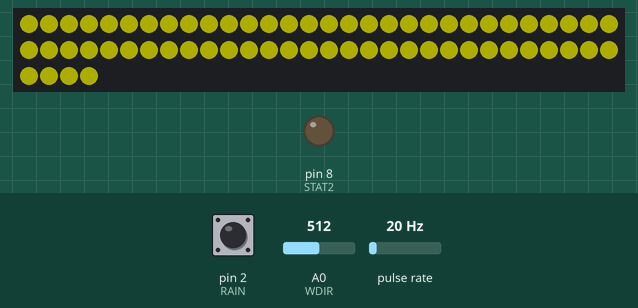
Bench run of a sketch on a simulated Arduino Uno, built with avr-gcc and run on an emulated ATmega328P. On the bench: 64 RGB LEDs in strip order, left to right, continuing on the next row, output pins drawn as LEDs (lit = HIGH). Wiring (inferred from the names in the program): pulse sensor: data pin 3. The inputs (shaded band) are chosen by the test bench; at power-on: pin 2 (RAIN) HIGH, A0 (WDIR) = 512, pulse rate 20 Hz. Dim RGB values are drawn brighter than linear; pins used as bus, display or sensor lines are not drawn; what the sketch prints to the serial monitor is not drawn.

Above: at 0.1 s.

The sketch:

firmwareStationV3.ino
```cpp
#include <Adafruit_NeoPixel.h>

#define LED_PIN    6
#define LED_COUNT 64

#define SERIAL_BUFFER_SIZE 256

Adafruit_NeoPixel strip(LED_COUNT, LED_PIN, NEO_GRB + NEO_KHZ800);

//DATAS-------------------------------------------------------------------
int temperature;
int pressure;
int altitude;
int humidity;

uint8_t inBuffer [LED_COUNT * 3 + 1];
boolean isBufferValide = false;

void setup() {
  Serial.begin(115200);

  Serial.println("bme > START");
  initBME280();
  Serial.println("bme > OK");

  Serial.println("weather start");
  initWeatherShield();
  Serial.println("weather > OK");
  // put your setup code here, to run once:
  strip.begin();           // INITIALIZE NeoPixel strip object (REQUIRED)
  strip.show();            // Turn OFF all pixels ASAP
  strip.setBrightness(50); // Set BRIGHTNESS to about 1/5 (max = 255)

  int index = 0;
  for (int c = 1; c < (LED_COUNT * 3) + 1; c += 3) {
    strip.setPixelColor(index, strip.Color(255, 255, 0));
    index++;
  }
  strip.show();
  Serial.println("ready");
}

void loop() {
  // put your main code here, to run repeatedly:
  //phare();
  if (isBufferValide) {
    updateLed(inBuffer);
    isBufferValide = false;
  }


  //runBME();
  runWeather();
}

void serialEvent() {
  if (Serial.available()) {
    Serial.readBytes(inBuffer, LED_COUNT * 3 + 1);
    if (inBuffer[0] == 0x01) {
      isBufferValide = true;
    }
  }
}

void updateLed(uint8_t * buff) {
  int index = 0;
  for (int c = 1; c < (LED_COUNT * 3) + 1; c += 3) {
    strip.setPixelColor(index, strip.Color(*(buff + c), *(buff + c + 1), *(buff + c + 2)));
    index++;
  }
  strip.show();
  //Serial.write(buff,(LED_COUNT * 3)+1);
}
```

BME280.ino
```cpp
#include <Wire.h>
#include <SPI.h>
#include <Adafruit_Sensor.h>
#include <Adafruit_BME280.h>

#define BME_SCK 8
#define BME_MISO 9
#define BME_MOSI 10
#define BME_CS 11

#define SEALEVELPRESSURE_HPA (1013.25)

Adafruit_BME280 bme(BME_CS, BME_MOSI, BME_MISO, BME_SCK); // software SPI

unsigned long delayTime;

void initBME280() {
  Serial.println(F("BME280 test"));

  unsigned status;

  // default settings
  // (you can also pass in a Wire library object like &Wire2)
  status = bme.begin();
  if (!status) {
    Serial.println("Could not find a valid BME280 sensor, check wiring, address, sensor ID!");
    Serial.print("SensorID was: 0x"); Serial.println(bme.sensorID(), 16);
    Serial.print("        ID of 0xFF probably means a bad address, a BMP 180 or BMP 085\n");
    Serial.print("   ID of 0x56-0x58 represents a BMP 280,\n");
    Serial.print("        ID of 0x60 represents a BME 280.\n");
    Serial.print("        ID of 0x61 represents a BME 680.\n");
    while (1);
  }

  Serial.println("-- Default Test --");
  delayTime = 1000;

  Serial.println();
}

void runBME() {
  temperature = bme.readTemperature();
  pressure = bme.readPressure() / 100.0F;
  altitude = bme.readAltitude(SEALEVELPRESSURE_HPA);
  humidity = bme.readHumidity();
}

void printValuesBME_DEBUG() {
  Serial.print("Temperature = ");
  Serial.print(bme.readTemperature());
  Serial.println(" *C");

  Serial.print("Pressure = ");

  Serial.print(bme.readPressure() / 100.0F);
  Serial.println(" hPa");

  Serial.print("Approx. Altitude = ");
  Serial.print(bme.readAltitude(SEALEVELPRESSURE_HPA));
  Serial.println(" m");

  Serial.print("Humidity = ");
  Serial.print(bme.readHumidity());
  Serial.println(" %");

  Serial.println();
}

void printValuesBME() {
  Serial.print(temperature);
  Serial.print("|");
  Serial.print(pressure);
  Serial.print("|");
  Serial.print(altitude);
  Serial.print("|");
  Serial.print(humidity);
}
```

weatherShield.ino
```cpp
//Hardware pin definitions
//-=-=-=-=-=-=-=-=-=-=-=-=-=-=-=-=-=-=-=-=-=-=-=-=-=-=-=-=
// digital I/O pins
const byte WSPEED = 3;
const byte RAIN = 2;
const byte STAT1 = 7;
const byte STAT2 = 8;

// analog I/O pins
const byte REFERENCE_3V3 = A3;
const byte LIGHT = A1;
const byte BATT = A2;
const byte WDIR = A0;
//-=-=-=-=-=-=-=-=-=-=-=-=-=-=-=-=-=-=-=-=-=-=-=-=-=-=-=-=

//Global Variables
//-=-=-=-=-=-=-=-=-=-=-=-=-=-=-=-=-=-=-=-=-=-=-=-=-=-=-=-=
long lastSecond; //The millis counter to see when a second rolls by
byte seconds; //When it hits 60, increase the current minute
byte seconds_2m; //Keeps track of the "wind speed/dir avg" over last 2 minutes array of data
byte minutes; //Keeps track of where we are in various arrays of data
byte minutes_10m; //Keeps track of where we are in wind gust/dir over last 10 minutes array of data

long lastWindCheck = 0;
volatile long lastWindIRQ = 0;
volatile byte windClicks = 0;

//We need to keep track of the following variables:
//Wind speed/dir each update (no storage)
//Wind gust/dir over the day (no storage)
//Wind speed/dir, avg over 2 minutes (store 1 per second)
//Wind gust/dir over last 10 minutes (store 1 per minute)
//Rain over the past hour (store 1 per minute)
//Total rain over date (store one per day)

byte windspdavg[30]; //120 bytes to keep track of 2 minute average

#define WIND_DIR_AVG_SIZE 30
int winddiravg[WIND_DIR_AVG_SIZE]; //120 ints to keep track of 2 minute average
float windgust_10m[10]; //10 floats to keep track of 10 minute max
int windgustdirection_10m[10]; //10 ints to keep track of 10 minute max
volatile float rainHour[30]; //60 floating numbers to keep track of 60 minutes of rain

//These are all the weather values that wunderground expects:
int winddir = 0; // [0-360 instantaneous wind direction]
float windspeedmph = 0; // [mph instantaneous wind speed]
float windgustmph = 0; // [mph current wind gust, using software specific time period]
int windgustdir = 0; // [0-360 using software specific time period]
float windspdmph_avg2m = 0; // [mph 2 minute average wind speed mph]
int winddir_avg2m = 0; // [0-360 2 minute average wind direction]
float windgustmph_10m = 0; // [mph past 10 minutes wind gust mph ]
int windgustdir_10m = 0; // [0-360 past 10 minutes wind gust direction]
//float humidity = 0; // [%]
//float tempf = 0; // [temperature F]
float rainin = 0; // [rain inches over the past hour)] -- the accumulated rainfall in the past 60 min
volatile float dailyrainin = 0; // [rain inches so far today in local time]
//float baromin = 30.03;// [barom in] - It's hard to calculate baromin locally, do this in the agent
//float pressure = 0;
//float dewptf; // [dewpoint F] - It's hard to calculate dewpoint locally, do this in the agent

float batt_lvl = 11.8; //[analog value from 0 to 1023]
float light_lvl = 455; //[analog value from 0 to 1023]

// volatiles are subject to modification by IRQs
unsigned long raintime, rainlast, raininterval, rain;


void rainIRQ()
// Count rain gauge bucket tips as they occur
// Activated by the magnet and reed switch in the rain gauge, attached to input D2
{
  raintime = millis(); // grab current time
  raininterval = raintime - rainlast; // calculate interval between this and last event

  if (raininterval > 10) // ignore switch-bounce glitches less than 10mS after initial edge
  {
    dailyrainin += 0.011; //Each dump is 0.011" of water
    rainHour[minutes] += 0.011; //Increase this minute's amount of rain

    rainlast = raintime; // set up for next event
  }
}

void wspeedIRQ()
// Activated by the magnet in the anemometer (2 ticks per rotation), attached to input D3
{
  if (millis() - lastWindIRQ > 10) // Ignore switch-bounce glitches less than 10ms (142MPH max reading) after the reed switch closes
  {
    lastWindIRQ = millis(); //Grab the current time
    windClicks++; //There is 1.492MPH for each click per second.
  }
}

//--------------------------------------------------------------------------------
//INIT WEATHER SHIELD
//--------------------------------------------------------------------------------
void initWeatherShield() {
  Serial.println("Weather Shield Example");

  pinMode(STAT1, OUTPUT); //Status LED Blue
  pinMode(STAT2, OUTPUT); //Status LED Green

  pinMode(WSPEED, INPUT_PULLUP); // input from wind meters windspeed sensor
  pinMode(RAIN, INPUT_PULLUP); // input from wind meters rain gauge sensor

  pinMode(REFERENCE_3V3, INPUT);
  pinMode(LIGHT, INPUT);

  seconds = 0;
  lastSecond = millis();

  // attach external interrupt pins to IRQ functions
  attachInterrupt(0, rainIRQ, FALLING);
  attachInterrupt(1, wspeedIRQ, FALLING);

  // turn on interrupts
  interrupts();
  Serial.println("Weather Shield online!");
}

//--------------------------------------------------------------------------------
//INIT WEATHER SHIELD
//--------------------------------------------------------------------------------
void runWeather() {
  //Keep track of which minute it is
  if (millis() - lastSecond >= 1000)
  {
    digitalWrite(STAT1, HIGH); //Blink stat LED

    lastSecond += 1000;

    //Take a speed and direction reading every second for 2 minute average
    if (++seconds_2m > 29) seconds_2m = 0;

    //Calc the wind speed and direction every second for 120 second to get 2 minute average
    float currentSpeed = get_wind_speed();
    windspeedmph = currentSpeed;//update global variable for windspeed when using the printWeather() function
    //float currentSpeed = random(5); //For testing
    int currentDirection = get_wind_direction();
    windspdavg[seconds_2m] = (int)currentSpeed;
    winddiravg[seconds_2m] = currentDirection;
    //if(seconds_2m % 10 == 0) displayArrays(); //For testing

    //Check to see if this is a gust for the minute
    if (currentSpeed > windgust_10m[minutes_10m])
    {
      windgust_10m[minutes_10m] = currentSpeed;
      windgustdirection_10m[minutes_10m] = currentDirection;
    }

    //Check to see if this is a gust for the day
    if (currentSpeed > windgustmph)
    {
      windgustmph = currentSpeed;
      windgustdir = currentDirection;
    }

    if (++seconds > 29)
    {
      seconds = 0;

      if (++minutes > 29) minutes = 0;
      if (++minutes_10m > 9) minutes_10m = 0;

      rainHour[minutes] = 0; //Zero out this minute's rainfall amount
      windgust_10m[minutes_10m] = 0; //Zero out this minute's gust
    }

    //Report all readings every second
    //printWeather();

    digitalWrite(STAT1, LOW); //Turn off stat LED
  }

}


//Calculates each of the variables that wunderground is expecting
void calcWeather()
{
  //Calc winddir
  winddir = get_wind_direction();

  //Calc windspeed
  //windspeedmph = get_wind_speed(); //This is calculated in the main loop on line 185

  //Calc windgustmph
  //Calc windgustdir
  //These are calculated in the main loop

  //Calc windspdmph_avg2m
  float temp = 0;
  for (int i = 0 ; i < 30 ; i++)
    temp += windspdavg[i];
  temp /= 60.0;
  windspdmph_avg2m = temp;

  //Calc winddir_avg2m, Wind Direction
  //You can't just take the average. Google "mean of circular quantities" for more info
  //We will use the Mitsuta method because it doesn't require trig functions
  //And because it sounds cool.
  //Based on: http://abelian.org/vlf/bearings.html
  //Based on: http://stackoverflow.com/questions/1813483/averaging-angles-again
  long sum = winddiravg[0];
  int D = winddiravg[0];
  for (int i = 1 ; i < WIND_DIR_AVG_SIZE ; i++)
  {
    int delta = winddiravg[i] - D;

    if (delta < -180)
      D += delta + 360;
    else if (delta > 180)
      D += delta - 360;
    else
      D += delta;

    sum += D;
  }
  winddir_avg2m = sum / WIND_DIR_AVG_SIZE;
  if (winddir_avg2m >= 360) winddir_avg2m -= 360;
  if (winddir_avg2m < 0) winddir_avg2m += 360;

  //Calc windgustmph_10m
  //Calc windgustdir_10m
  //Find the largest windgust in the last 10 minutes
  windgustmph_10m = 0;
  windgustdir_10m = 0;
  //Step through the 10 minutes
  for (int i = 0; i < 10 ; i++)
  {
    if (windgust_10m[i] > windgustmph_10m)
    {
      windgustmph_10m = windgust_10m[i];
      windgustdir_10m = windgustdirection_10m[i];
    }
  }

  //Calc humidity
  //humidity = myHumidity.getRH();
  //float temp_h = myHumidity.readTemperature();
  //Serial.print(" TempH:");
  //Serial.print(temp_h, 2);

  //Calc tempf from pressure sensor
  //tempf = myPressure.readTempF();
  //tempf = myHumidity.getTemp();
  //Serial.print(" TempP:");
  //Serial.print(tempf, 2);

  //Total rainfall for the day is calculated within the interrupt
  //Calculate amount of rainfall for the last 60 minutes
  rainin = 0;
  for (int i = 0 ; i < 30 ; i++)
    rainin += rainHour[i];

  //Calc pressure
  //pressure = myPressure.readPressure();

  //Calc dewptf

  //Calc light level
  light_lvl = get_light_level();

  //Calc battery level
  batt_lvl = get_battery_level();
}

//Returns the voltage of the light sensor based on the 3.3V rail
//This allows us to ignore what VCC might be (an Arduino plugged into USB has VCC of 4.5 to 5.2V)
float get_light_level()
{
  float operatingVoltage = analogRead(REFERENCE_3V3);

  float lightSensor = analogRead(LIGHT);

  operatingVoltage = 3.3 / operatingVoltage; //The reference voltage is 3.3V

  lightSensor = operatingVoltage * lightSensor;

  return (lightSensor);
}

//Returns the voltage of the raw pin based on the 3.3V rail
//This allows us to ignore what VCC might be (an Arduino plugged into USB has VCC of 4.5 to 5.2V)
//Battery level is connected to the RAW pin on Arduino and is fed through two 5% resistors:
//3.9K on the high side (R1), and 1K on the low side (R2)
float get_battery_level()
{
  float operatingVoltage = analogRead(REFERENCE_3V3);
  float rawVoltage = analogRead(BATT);
  operatingVoltage = 3.30 / operatingVoltage; //The reference voltage is 3.3V
  rawVoltage = operatingVoltage * rawVoltage; //Convert the 0 to 1023 int to actual voltage on BATT pin
  rawVoltage *= 4.90; //(3.9k+1k)/1k - multiple BATT voltage by the voltage divider to get actual system voltage
  return (rawVoltage);
}

//Returns the instataneous wind speed
float get_wind_speed()
{
  float deltaTime = millis() - lastWindCheck; //750ms
  deltaTime /= 1000.0; //Covert to seconds
  float windSpeed = (float)windClicks / deltaTime; //3 / 0.750s = 4
  windClicks = 0; //Reset and start watching for new wind
  lastWindCheck = millis();
  windSpeed *= 1.492; //4 * 1.492 = 5.968MPH


  return (windSpeed);
}

//Read the wind direction sensor, return heading in degrees
int get_wind_direction()
{
  unsigned int adc;

  adc = analogRead(WDIR); // get the current reading from the sensor

  // The following table is ADC readings for the wind direction sensor output, sorted from low to high.
  // Each threshold is the midpoint between adjacent headings. The output is degrees for that ADC reading.
  // Note that these are not in compass degree order! See Weather Meters datasheet for more information.

  if (adc < 380) return (113);
  if (adc < 393) return (68);
  if (adc < 414) return (90);
  if (adc < 456) return (158);
  if (adc < 508) return (135);
  if (adc < 551) return (203);
  if (adc < 615) return (180);
  if (adc < 680) return (23);
  if (adc < 746) return (45);
  if (adc < 801) return (248);
  if (adc < 833) return (225);
  if (adc < 878) return (338);
  if (adc < 913) return (0);
  if (adc < 940) return (293);
  if (adc < 967) return (315);
  if (adc < 990) return (270);
  return (-1); // error, disconnected?
}


//Prints the various variables directly to the port
//I don't like the way this function is written but Arduino doesn't support floats under sprintf
void printWeather_Debug()
{
  calcWeather(); //Go calc all the various sensors

  Serial.println();
  Serial.print("$,winddir=");
  Serial.print(winddir);
  Serial.print(",windspeedmph=");
  Serial.print(windspeedmph, 1);
  Serial.print(",windgustmph=");
  Serial.print(windgustmph, 1);
  Serial.print(",windgustdir=");
  Serial.print(windgustdir);
  Serial.print(",windspdmph_avg2m=");
  Serial.print(windspdmph_avg2m, 1);
  Serial.print(",winddir_avg2m=");
  Serial.print(winddir_avg2m);
  Serial.print(",windgustmph_10m=");
  Serial.print(windgustmph_10m, 1);
  Serial.print(",windgustdir_10m=");
  Serial.print(windgustdir_10m);
  //Serial.print(",humidity=");
  //Serial.print(humidity, 1);
  //Serial.print(",tempf=");
  //Serial.print(tempf, 1);
  Serial.print(",rainin=");
  Serial.print(rainin, 2);
  Serial.print(",dailyrainin=");
  Serial.print(dailyrainin, 2);
  //Serial.print(",pressure=");
  //Serial.print(pressure, 2);
  Serial.print(",batt_lvl=");
  Serial.print(batt_lvl, 2);
  Serial.print(",light_lvl=");
  Serial.print(light_lvl, 2);
  Serial.print(",");
  Serial.println("#");
}

void printWeather()
{
  calcWeather(); //Go calc all the various sensors

  Serial.print("|");
  Serial.print(winddir);
  Serial.print("|");
  Serial.print(windspeedmph, 1);
  Serial.print("|");
  Serial.print(windgustmph, 1);
  Serial.print("|");
  Serial.print(windgustdir);
  Serial.print("|");
  Serial.print(windspdmph_avg2m, 1);
  Serial.print("|");
  Serial.print(winddir_avg2m);
  Serial.print("|");
  Serial.print(windgustmph_10m, 1);
  Serial.print("|");
  Serial.print(windgustdir_10m);
  Serial.print("|");
  Serial.print(humidity, 1);
  //Serial.print("|");
  //Serial.print(tempf, 1);
  Serial.print("|");
  Serial.print(rainin, 2);
  Serial.print("|");
  Serial.print(dailyrainin, 2);
  //Serial.print("|");
  //Serial.print(pressure, 2);
  Serial.print("|");
  Serial.print(batt_lvl, 2);
  Serial.print("|");
  Serial.print(light_lvl, 2);
}
```
